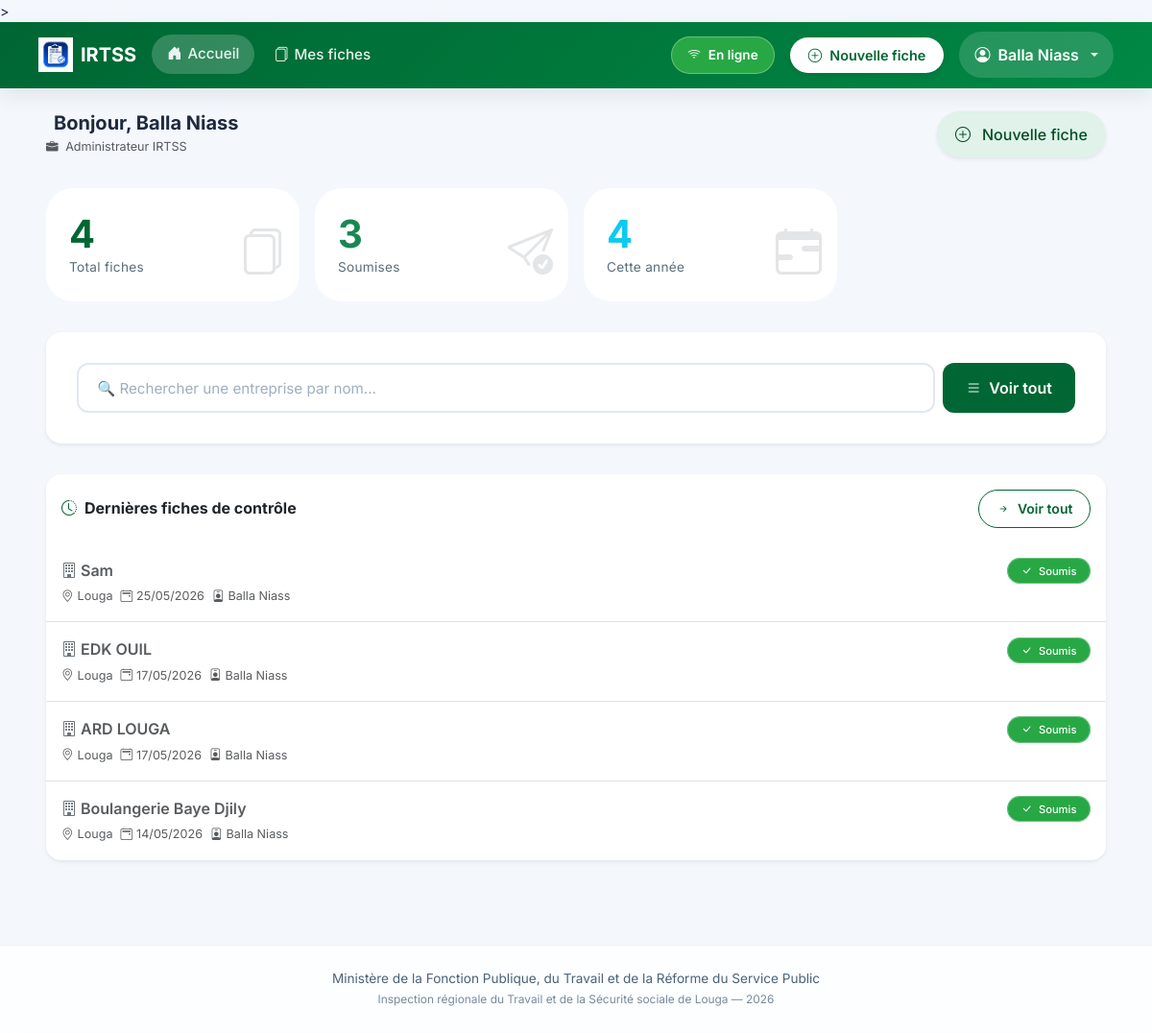
/ (signed in), run on an earlier commit of the app's database.
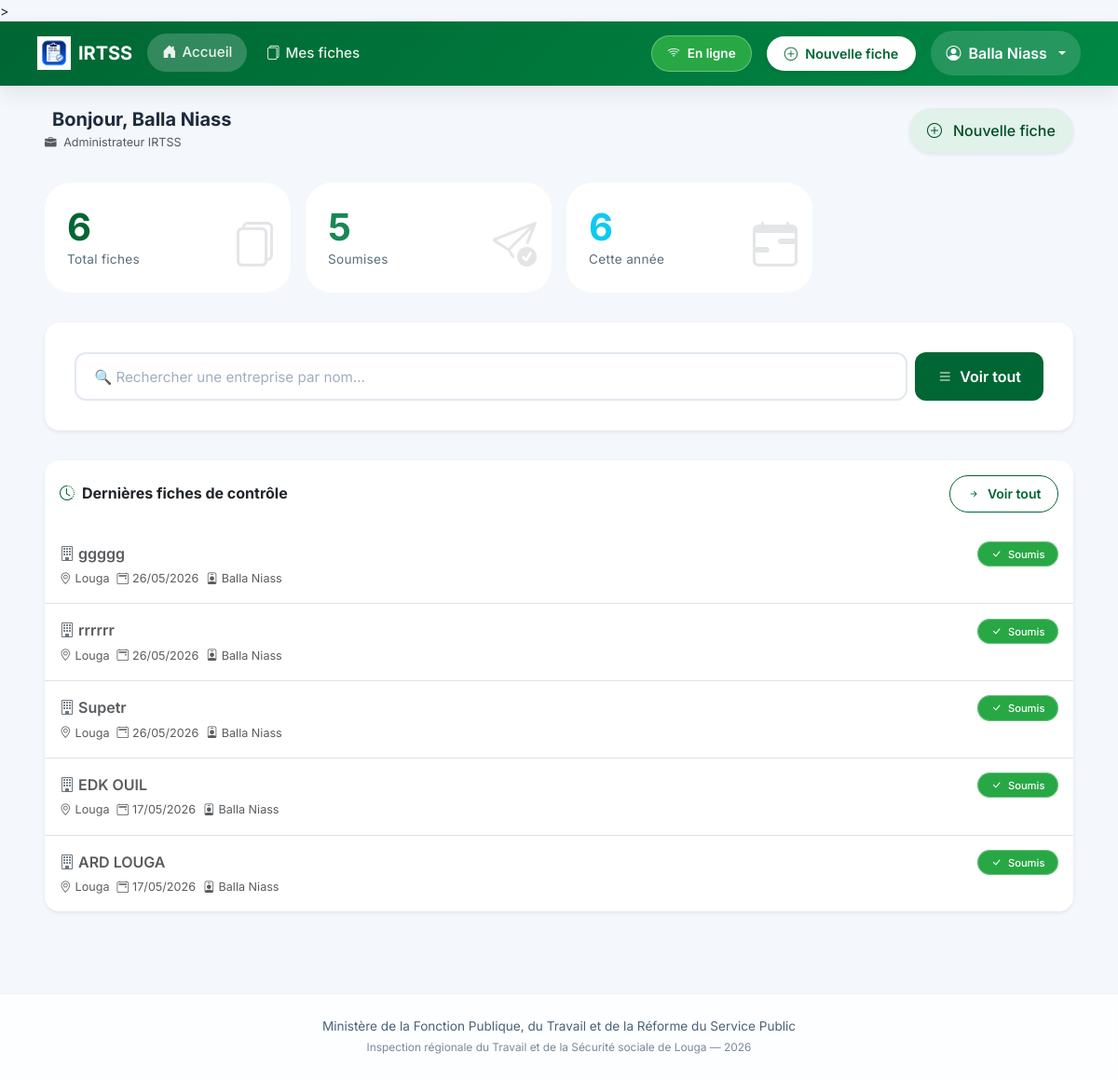
And on a later commit of the database.
### inspection/models.py (models this page shows, shortened)
class FicheControle(models.Model):
    STATUT_CHOICES = [
        ('brouillon', 'Brouillon'),
        ('soumis', 'Soumis'),
    ]
    inspecteur = models.ForeignKey(User, on_delete=models.CASCADE, related_name='fiches')
    entreprise = models.CharField(max_length=255, verbose_name="Entreprise ou Établissement")
    date_controle = models.DateField(verbose_name="Date du contrôle")
    lieu = models.CharField(max_length=100, default="Louga", verbose_name="Lieu")
    statut = models.CharField(max_length=20, choices=STATUT_CHOICES, default='soumis')
    local_id = models.CharField(max_length=100, blank=True, null=True)
    adresse = models.TextField(blank=True)
    telephone = models.CharField(max_length=50, blank=True)
    email_entreprise = models.EmailField(blank=True)
    date_ouverture = models.DateField(null=True, blank=True)
    forme_juridique = models.CharField(max_length=100, blank=True)
    activite_principale = models.CharField(max_length=200, blank=True)
    chef_nom = models.CharField(max_length=200, blank=True, verbose_name="Chef d'établissement - Prénom et Nom")
    chef_cellulaire = models.CharField(max_length=50, blank=True)
    chef_email = models.EmailField(blank=True)
    representant_nom = models.CharField(max_length=200, blank=True, verbose_name="Représentant travailleurs - Prénom et Nom")
    representant_qualite = models.CharField(max_length=100, blank=True)
    representant_cellulaire = models.CharField(max_length=50, blank=True)
    representant_email = models.EmailField(blank=True)
    doe = models.CharField(max_length=3, blank=True, verbose_name="Déclaration d'Ouverture d'Établissement (DOE)")
    registre_paie = models.CharField(max_length=3, blank=True)
    cadres_hommes = models.PositiveIntegerField(null=True, blank=True, default=0)
    cadres_femmes = models.PositiveIntegerField(null=True, blank=True, default=0)
    ouvriers_hommes = models.PositiveIntegerField(null=True, blank=True, default=0)
    ouvriers_femmes = models.PositiveIntegerField(null=True, blank=True, default=0)
    cdi = models.PositiveIntegerField(null=True, blank=True, default=0, verbose_name="CDI")
    cdd = models.PositiveIntegerField(null=True, blank=True, default=0, verbose_name="CDD")
    cs = models.PositiveIntegerField(null=True, blank=True, default=0, verbose_name="CS")
    c_app = models.PositiveIntegerField(null=True, blank=True, default=0, verbose_name="C APP")
    autres_contrats = models.PositiveIntegerField(null=True, blank=True, default=0, verbose_name="Autres")
    remuneration_au_temps_1 = models.BooleanField(default=False)
    remuneration_au_temps_2 = models.BooleanField(default=False)
    remuneration_a_la_piece_1 = models.BooleanField(default=False)
    remuneration_a_la_piece_2 = models.BooleanField(default=False)
    remuneration_les_deux_1 = models.BooleanField(default=False)
    remuneration_les_deux_2 = models.BooleanField(default=False)
    salaires_conformes_1 = models.CharField(max_length=3, blank=True)
    salaires_conformes_2 = models.CharField(max_length=3, blank=True)
    bulletins_paie_1 = models.CharField(max_length=3, blank=True)
    bulletins_paie_2 = models.CharField(max_length=3, blank=True)
    heures_sup_1 = models.CharField(max_length=3, blank=True)
    heures_sup_2 = models.CharField(max_length=3, blank=True)
    prime_anciennete_1 = models.CharField(max_length=3, blank=True)
    prime_anciennete_2 = models.CharField(max_length=3, blank=True)
    jours_feries_1 = models.CharField(max_length=3, blank=True)
    jours_feries_2 = models.CharField(max_length=3, blank=True)
    indemnites_transport_1 = models.CharField(max_length=3, blank=True)
    indemnites_transport_2 = models.CharField(max_length=3, blank=True)
    horaires_affiches_1 = models.CharField(max_length=3, blank=True)
    horaires_affiches_2 = models.CharField(max_length=3, blank=True)
    amenagement_8h_5j_1 = models.CharField(max_length=3, blank=True)
    amenagement_8h_5j_2 = models.CharField(max_length=3, blank=True)
    amenagement_6h40_6j_1 = models.CharField(max_length=3, blank=True)
    amenagement_6h40_6j_2 = models.CharField(max_length=3, blank=True)
    pause_quotidienne_1 = models.CharField(max_length=3, blank=True)
    pause_quotidienne_2 = models.CharField(max_length=3, blank=True)
    repos_hebdomadaire_1 = models.CharField(max_length=3, blank=True)
    repos_hebdomadaire_2 = models.CharField(max_length=3, blank=True)
    declaration_css_1 = models.CharField(max_length=3, blank=True)
    declaration_css_2 = models.CharField(max_length=3, blank=True)
    adhesion_css_1 = models.CharField(max_length=3, blank=True)
    adhesion_css_2 = models.CharField(max_length=3, blank=True)
    adhesion_ipres_1 = models.CharField(max_length=3, blank=True)
    adhesion_ipres_2 = models.CharField(max_length=3, blank=True)
    adhesion_ipm_1 = models.CharField(max_length=3, blank=True)
    adhesion_ipm_2 = models.CharField(max_length=3, blank=True)
    cotisations_css_1 = models.CharField(max_length=3, blank=True)
    cotisations_css_2 = models.CharField(max_length=3, blank=True)
    cotisations_ipres_1 = models.CharField(max_length=3, blank=True)
    cotisations_ipres_2 = models.CharField(max_length=3, blank=True)
    cotisations_ipm_1 = models.CharField(max_length=3, blank=True)
    cotisations_ipm_2 = models.CharField(max_length=3, blank=True)
    delegues_personnel_1 = models.CharField(max_length=3, blank=True)
    delegues_personnel_2 = models.CharField(max_length=3, blank=True)
    reglement_interieur_1 = models.CharField(max_length=3, blank=True)
    reglement_interieur_2 = models.CharField(max_length=3, blank=True)
    comite_hst_1 = models.CharField(max_length=3, blank=True)
    comite_hst_2 = models.CharField(max_length=3, blank=True)
    visite_medicale_1 = models.CharField(max_length=3, blank=True)
    visite_medicale_2 = models.CharField(max_length=3, blank=True)
    extincteurs_1 = models.CharField(max_length=3, blank=True)
    extincteurs_2 = models.CharField(max_length=3, blank=True)
    epi_disponible_1 = models.CharField(max_length=3, blank=True)
    epi_disponible_2 = models.CharField(max_length=3, blank=True)
    epi_effectif_1 = models.CharField(max_length=3, blank=True)
    epi_effectif_2 = models.CharField(max_length=3, blank=True)
    toilettes_1 = models.CharField(max_length=3, blank=True)
    toilettes_2 = models.CharField(max_length=3, blank=True)
    conges_1 = models.CharField(max_length=3, blank=True)
    conges_2 = models.CharField(max_length=3, blank=True)
    dasmo_bs_1 = models.CharField(max_length=3, blank=True)
    dasmo_bs_2 = models.CharField(max_length=3, blank=True)
    observations_divers = models.TextField(blank=True)
    observations_generales = models.TextField(blank=True)
    suite_observations_orales = models.BooleanField(default=False)
    suite_observations_ecrites = models.BooleanField(default=False)
    suite_mise_en_demeure = models.BooleanField(default=False)
    suite_pv_infraction = models.BooleanField(default=False)
    suite_refere = models.BooleanField(default=False)
    delai_reception = models.BooleanField(default=False)
    delai_un_mois = models.BooleanField(default=False)
    delai_autres = models.BooleanField(default=False)
    delai_autres_precision = models.CharField(max_length=200, blank=True)
    signature_equipe = models.CharField(max_length=200, blank=True)
    signature_gerant = models.CharField(max_length=200, blank=True)
    created_at = models.DateTimeField(auto_now_add=True)
    updated_at = models.DateTimeField(auto_now=True)
    class Meta:
        ordering = ['-created_at']
        verbose_name = "Fiche de contrôle"
        verbose_name_plural = "Fiches de contrôle"

### inspection/views.py (the view)
# urls.py: path('', views.tableau_de_bord, name='tableau_de_bord'),
@login_required
def tableau_de_bord(request):
    user = request.user
    fiches = FicheControle.objects.all() if user.is_staff else FicheControle.objects.filter(inspecteur=user)
    total       = fiches.count()
    brouillons  = fiches.filter(statut='brouillon').count()
    soumises    = fiches.filter(statut='soumis').count()
    cette_annee = fiches.filter(created_at__year=timezone.now().year).count()
    recentes    = fiches[:5]
    return render(request, 'inspection/tableau_de_bord.html', {
        'total': total, 'brouillons': brouillons,
        'soumises': soumises, 'cette_annee': cette_annee, 'recentes': recentes,
    })

### templates/inspection/tableau_de_bord.html (shortened to what this page needs)
{% extends 'inspection/base.html' %}
{% load static %}
{% block content %}
<div class="container-fluid px-3 px-lg-4">
  <div class="d-flex flex-wrap align-items-center justify-content-between mb-4 gap-2">
    <div>
      <h5 class="fw-bold mb-0 d-flex align-items-center gap-2">
        Bonjour, {{ user.first_name }} {{ user.last_name }}
      </h5>
      <small class="text-muted">
        <i class="bi bi-briefcase-fill me-1"></i>
        {% if user.is_staff %}Administrateur IRTSS{% else %}Inspecteur du travail{% endif %}
      </small>
    </div>
    <a href="{% url 'nouvelle_fiche' %}" class="btn btn-senegal-soft shadow-sm">
      <i class="bi bi-plus-circle me-1"></i> Nouvelle fiche
    </a>
  </div>
  <div class="row g-3 mb-4">
    <div class="col-6 col-md-3">
      <div class="stat-card p-3">
        <div class="stat-value text-senegal">{{ total|default:"0" }}</div>
        <div class="stat-label">Total fiches</div>
        <i class="bi bi-files stat-icon"></i>
      </div>
    </div>
    <div class="col-6 col-md-3">
      <div class="stat-card p-3">
        <div class="stat-value text-success">{{ soumises|default:"0" }}</div>
        <div class="stat-label">Soumises</div>
        <i class="bi bi-send-check stat-icon"></i>
      </div>
    </div>
    <div class="col-6 col-md-3">
      <div class="stat-card p-3">
        <div class="stat-value text-info">{{ cette_annee|default:"0" }}</div>
        <div class="stat-label">Cette année</div>
        <i class="bi bi-calendar-range stat-icon"></i>
      </div>
    </div>
  </div>
  <div class="card border-0 shadow-sm rounded-4 overflow-hidden mb-4">
    <div class="card-body p-4">
      <div class="d-flex gap-2">
        <input type="text" id="search-entreprise" class="form-control form-control-lg"
               placeholder="🔍 Rechercher une entreprise par nom..."
               style="border-radius: 12px; padding: 0.75rem 1.2rem;">
        <a href="{% url 'liste_fiches' %}" class="btn btn-senegal btn-lg" style="border-radius: 12px; padding: 0.75rem 1.5rem;">
          <i class="bi bi-list"></i> Voir tout
        </a>
      </div>
    </div>
  </div>
  <div class="card border-0 shadow-sm rounded-4 overflow-hidden">
    <div class="card-header bg-white py-3 d-flex flex-wrap justify-content-between align-items-center border-0">
      <h6 class="mb-0 fw-bold">
        <i class="bi bi-clock-history me-2 text-senegal"></i>Dernières fiches de contrôle
      </h6>
      <a href="{% url 'liste_fiches' %}" class="btn btn-outline-senegal btn-sm">
        <i class="bi bi-arrow-right-short"></i> Voir tout
      </a>
    </div>
    <div class="card-body p-0">
      {% if recentes %}
      <div class="list-group list-group-flush">
        {% for fiche in recentes %}
        <a href="{% url 'detail_fiche' fiche.pk %}" class="list-group-item list-group-item-action fiche-item px-3 py-3">
          <div class="d-flex flex-wrap justify-content-between align-items-start gap-2">
            <div class="flex-grow-1">
              <div class="fw-semibold fs-6">
                <i class="bi bi-building me-1 text-secondary"></i>{{ fiche.entreprise }}
              </div>
              <div class="small text-muted mt-1 d-flex flex-wrap gap-2">
                <span><i class="bi bi-geo-alt me-1"></i>{{ fiche.lieu|default:"Lieu non renseigné" }}</span>
                <span><i class="bi bi-calendar2-event me-1"></i>{{ fiche.date_controle|date:"d/m/Y" }}</span>
                {% if user.is_staff %}
                <span><i class="bi bi-person-badge me-1"></i>{{ fiche.inspecteur.first_name }} {{ fiche.inspecteur.last_name }}</span>
                {% endif %}
              </div>
            </div>
            <div>
              <span class="badge-statut bg-success text-white">
                <i class="bi bi-check-lg me-1"></i>
                Soumis
              </span>
            </div>
          </div>
        </a>
        {% endfor %}
      </div>
      {% endif %}
    </div>
  </div>
</div>
{% endblock %}

What changed in the data, as far as the page shows it:
removed FicheControle: entreprise "Sam", lieu "Louga", date_controle "25/05/2026", inspecteur.first_name "Balla", inspecteur.last_name "Niass"
no longer on this page (row unchanged): FicheControle: entreprise "Boulangerie Baye Djily", lieu "Louga", date_controle "14/05/2026", inspecteur.first_name "Balla", inspecteur.last_name "Niass"
added FicheControle: entreprise "ggggg", lieu "Louga", date_controle "26/05/2026", inspecteur.first_name "Balla", inspecteur.last_name "Niass"
added FicheControle: entreprise "rrrrrr", lieu "Louga", date_controle "26/05/2026", inspecteur.first_name "Balla", inspecteur.last_name "Niass"
added FicheControle: entreprise "Supetr", lieu "Louga", date_controle "26/05/2026", inspecteur.first_name "Balla", inspecteur.last_name "Niass"
Also different on the page:
{{ total|default:"0" }}: "4" → "6"
{{ soumises|default:"0" }}: "3" → "5"
{{ cette_annee|default:"0" }}: "4" → "6"
